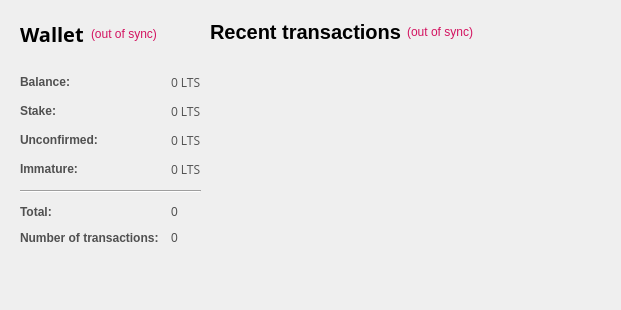
<?xml version="1.0" encoding="UTF-8"?>
<ui version="4.0">
 <class>OverviewPage</class>
 <widget class="QWidget" name="OverviewPage">
  <property name="geometry">
   <rect>
    <x>0</x>
    <y>0</y>
    <width>575</width>
    <height>417</height>
   </rect>
  </property>
  <property name="sizePolicy">
   <sizepolicy hsizetype="Minimum" vsizetype="Preferred">
    <horstretch>0</horstretch>
    <verstretch>0</verstretch>
   </sizepolicy>
  </property>
  <property name="maximumSize">
   <size>
    <width>575</width>
    <height>16777215</height>
   </size>
  </property>
  <property name="windowTitle">
   <string>Form</string>
  </property>
  <property name="styleSheet">
   <string notr="true">color:#505050;
font-family:'Open Sans,sans-serif';</string>
  </property>
  <layout class="QGridLayout" name="gridLayout_2">
   <property name="sizeConstraint">
    <enum>QLayout::SetFixedSize</enum>
   </property>
   <property name="leftMargin">
    <number>11</number>
   </property>
   <property name="horizontalSpacing">
    <number>0</number>
   </property>
   <item row="1" column="1">
    <layout class="QVBoxLayout" name="verticalLayout_3">
     <property name="spacing">
      <number>7</number>
     </property>
     <item>
      <widget class="QFrame" name="frame_2">
       <property name="sizePolicy">
        <sizepolicy hsizetype="Fixed" vsizetype="Preferred">
         <horstretch>0</horstretch>
         <verstretch>0</verstretch>
        </sizepolicy>
       </property>
       <property name="minimumSize">
        <size>
         <width>400</width>
         <height>0</height>
        </size>
       </property>
       <property name="maximumSize">
        <size>
         <width>450</width>
         <height>16777215</height>
        </size>
       </property>
       <layout class="QVBoxLayout" name="verticalLayout">
        <property name="leftMargin">
         <number>0</number>
        </property>
        <item>
         <layout class="QHBoxLayout" name="horizontalLayout_2">
          <item>
           <widget class="QLabel" name="label_4">
            <property name="text">
             <string>&lt;html&gt;&lt;head/&gt;&lt;body&gt;&lt;p&gt;&lt;span style=&quot; font-size:20px; font-weight:600; color:#000000;&quot;&gt;Recent transactions&lt;/span&gt;&lt;/p&gt;&lt;/body&gt;&lt;/html&gt;</string>
            </property>
           </widget>
          </item>
          <item>
           <widget class="QLabel" name="labelTransactionsStatus">
            <property name="toolTip">
             <string>The displayed information may be out of date. Your wallet automatically synchronizes with the Lotuscoin network after a connection is established, but this process has not completed yet.</string>
            </property>
            <property name="styleSheet">
             <string notr="true">QLabel { color: red; }</string>
            </property>
            <property name="text">
             <string notr="true">&lt;html&gt;&lt;head/&gt;&lt;body&gt;&lt;p&gt;&lt;span style=&quot; color:#d31360;&quot;&gt;(out of sync)&lt;/span&gt;&lt;/p&gt;&lt;/body&gt;&lt;/html&gt;</string>
            </property>
            <property name="alignment">
             <set>Qt::AlignRight|Qt::AlignTrailing|Qt::AlignVCenter</set>
            </property>
           </widget>
          </item>
          <item>
           <spacer name="horizontalSpacer">
            <property name="orientation">
             <enum>Qt::Horizontal</enum>
            </property>
            <property name="sizeHint" stdset="0">
             <size>
              <width>40</width>
              <height>20</height>
             </size>
            </property>
           </spacer>
          </item>
         </layout>
        </item>
        <item>
         <spacer name="verticalSpacer_6">
          <property name="orientation">
           <enum>Qt::Vertical</enum>
          </property>
          <property name="sizeType">
           <enum>QSizePolicy::Maximum</enum>
          </property>
          <property name="sizeHint" stdset="0">
           <size>
            <width>20</width>
            <height>13</height>
           </size>
          </property>
         </spacer>
        </item>
        <item>
         <widget class="QListView" name="listTransactions">
          <property name="sizePolicy">
           <sizepolicy hsizetype="Fixed" vsizetype="Expanding">
            <horstretch>0</horstretch>
            <verstretch>0</verstretch>
           </sizepolicy>
          </property>
          <property name="maximumSize">
           <size>
            <width>400</width>
            <height>16777215</height>
           </size>
          </property>
          <property name="styleSheet">
           <string notr="true">QListView { background: transparent;font-size:12px;  }</string>
          </property>
          <property name="frameShape">
           <enum>QFrame::NoFrame</enum>
          </property>
          <property name="verticalScrollBarPolicy">
           <enum>Qt::ScrollBarAlwaysOff</enum>
          </property>
          <property name="horizontalScrollBarPolicy">
           <enum>Qt::ScrollBarAlwaysOff</enum>
          </property>
          <property name="selectionMode">
           <enum>QAbstractItemView::NoSelection</enum>
          </property>
         </widget>
        </item>
       </layout>
      </widget>
     </item>
    </layout>
   </item>
   <item row="1" column="0">
    <layout class="QVBoxLayout" name="verticalLayout_2">
     <property name="spacing">
      <number>1</number>
     </property>
     <item>
      <widget class="QFrame" name="frame">
       <property name="sizePolicy">
        <sizepolicy hsizetype="Fixed" vsizetype="Preferred">
         <horstretch>0</horstretch>
         <verstretch>0</verstretch>
        </sizepolicy>
       </property>
       <property name="maximumSize">
        <size>
         <width>350</width>
         <height>16777215</height>
        </size>
       </property>
       <layout class="QVBoxLayout" name="verticalLayout_4">
        <item>
         <layout class="QHBoxLayout" name="horizontalLayout_4">
          <property name="spacing">
           <number>7</number>
          </property>
          <item>
           <widget class="QLabel" name="label_5">
            <property name="font">
             <font>
              <family>Open Sans,sans-serif</family>
             </font>
            </property>
            <property name="text">
             <string>&lt;html&gt;&lt;head/&gt;&lt;body&gt;&lt;p&gt;&lt;span style=&quot; font-size:20px; font-weight:600; color:#000000;&quot;&gt;Wallet&lt;/span&gt;&lt;/p&gt;&lt;/body&gt;&lt;/html&gt;</string>
            </property>
           </widget>
          </item>
          <item>
           <widget class="QLabel" name="labelWalletStatus">
            <property name="toolTip">
             <string>The displayed information may be out of date. Your wallet automatically synchronizes with the Lotuscoin network after a connection is established, but this process has not completed yet.</string>
            </property>
            <property name="styleSheet">
             <string notr="true">QLabel { color: red; }</string>
            </property>
            <property name="text">
             <string notr="true">&lt;html&gt;&lt;head/&gt;&lt;body&gt;&lt;p&gt;&lt;span style=&quot; color:#d31360;&quot;&gt;(out of sync)&lt;/span&gt;&lt;/p&gt;&lt;/body&gt;&lt;/html&gt;</string>
            </property>
            <property name="alignment">
             <set>Qt::AlignLeading|Qt::AlignLeft|Qt::AlignVCenter</set>
            </property>
           </widget>
          </item>
          <item>
           <spacer name="horizontalSpacer_2">
            <property name="orientation">
             <enum>Qt::Horizontal</enum>
            </property>
            <property name="sizeHint" stdset="0">
             <size>
              <width>40</width>
              <height>20</height>
             </size>
            </property>
           </spacer>
          </item>
         </layout>
        </item>
        <item>
         <spacer name="verticalSpacer_5">
          <property name="orientation">
           <enum>Qt::Vertical</enum>
          </property>
          <property name="sizeType">
           <enum>QSizePolicy::Maximum</enum>
          </property>
          <property name="sizeHint" stdset="0">
           <size>
            <width>20</width>
            <height>20</height>
           </size>
          </property>
         </spacer>
        </item>
        <item>
         <layout class="QFormLayout" name="formLayout_2">
          <property name="fieldGrowthPolicy">
           <enum>QFormLayout::AllNonFixedFieldsGrow</enum>
          </property>
          <property name="horizontalSpacing">
           <number>12</number>
          </property>
          <property name="verticalSpacing">
           <number>12</number>
          </property>
          <item row="0" column="0">
           <widget class="QLabel" name="label">
            <property name="text">
             <string>&lt;html&gt;&lt;head/&gt;&lt;body&gt;&lt;p&gt;&lt;span style=&quot; font-weight:600;&quot;&gt;Balance:&lt;/span&gt;&lt;/p&gt;&lt;/body&gt;&lt;/html&gt;</string>
            </property>
           </widget>
          </item>
          <item row="0" column="1">
           <widget class="QLabel" name="labelBalance">
            <property name="font">
             <font>
              <family>Open Sans,sans-serif</family>
             </font>
            </property>
            <property name="cursor">
             <cursorShape>IBeamCursor</cursorShape>
            </property>
            <property name="toolTip">
             <string>Your current balance</string>
            </property>
            <property name="text">
             <string notr="true">0 LTS</string>
            </property>
            <property name="textInteractionFlags">
             <set>Qt::LinksAccessibleByMouse|Qt::TextSelectableByKeyboard|Qt::TextSelectableByMouse</set>
            </property>
           </widget>
          </item>
          <item row="1" column="0">
           <widget class="QLabel" name="label_6">
            <property name="text">
             <string>&lt;html&gt;&lt;head/&gt;&lt;body&gt;&lt;p&gt;&lt;span style=&quot; font-weight:600;&quot;&gt;Stake:&lt;/span&gt;&lt;/p&gt;&lt;/body&gt;&lt;/html&gt;</string>
            </property>
           </widget>
          </item>
          <item row="1" column="1">
           <widget class="QLabel" name="labelStake">
            <property name="font">
             <font>
              <family>Open Sans,sans-serif</family>
             </font>
            </property>
            <property name="cursor">
             <cursorShape>IBeamCursor</cursorShape>
            </property>
            <property name="toolTip">
             <string>Total of coins that was staked, and do not yet count toward the current balance</string>
            </property>
            <property name="text">
             <string notr="true">0 LTS</string>
            </property>
            <property name="textInteractionFlags">
             <set>Qt::LinksAccessibleByMouse|Qt::TextSelectableByKeyboard|Qt::TextSelectableByMouse</set>
            </property>
           </widget>
          </item>
          <item row="2" column="0">
           <widget class="QLabel" name="label_3">
            <property name="text">
             <string>&lt;html&gt;&lt;head/&gt;&lt;body&gt;&lt;p&gt;&lt;span style=&quot; font-weight:600;&quot;&gt;Unconfirmed:&lt;/span&gt;&lt;/p&gt;&lt;/body&gt;&lt;/html&gt;</string>
            </property>
           </widget>
          </item>
          <item row="2" column="1">
           <widget class="QLabel" name="labelUnconfirmed">
            <property name="font">
             <font>
              <family>Open Sans,sans-serif</family>
             </font>
            </property>
            <property name="cursor">
             <cursorShape>IBeamCursor</cursorShape>
            </property>
            <property name="toolTip">
             <string>Total of transactions that have yet to be confirmed, and do not yet count toward the current balance</string>
            </property>
            <property name="text">
             <string notr="true">0 LTS</string>
            </property>
            <property name="textInteractionFlags">
             <set>Qt::LinksAccessibleByMouse|Qt::TextSelectableByKeyboard|Qt::TextSelectableByMouse</set>
            </property>
           </widget>
          </item>
          <item row="3" column="0">
           <widget class="QLabel" name="labelImmatureText">
            <property name="text">
             <string>&lt;html&gt;&lt;head/&gt;&lt;body&gt;&lt;p&gt;&lt;span style=&quot; font-weight:600;&quot;&gt;Immature:&lt;/span&gt;&lt;/p&gt;&lt;/body&gt;&lt;/html&gt;</string>
            </property>
           </widget>
          </item>
          <item row="3" column="1">
           <widget class="QLabel" name="labelImmature">
            <property name="font">
             <font>
              <family>Open Sans,sans-serif</family>
             </font>
            </property>
            <property name="toolTip">
             <string>Mined balance that has not yet matured</string>
            </property>
            <property name="text">
             <string notr="true">0 LTS</string>
            </property>
            <property name="textInteractionFlags">
             <set>Qt::LinksAccessibleByMouse|Qt::TextSelectableByKeyboard|Qt::TextSelectableByMouse</set>
            </property>
           </widget>
          </item>
          <item row="5" column="0">
           <widget class="QLabel" name="label_10">
            <property name="text">
             <string>&lt;html&gt;&lt;head/&gt;&lt;body&gt;&lt;p&gt;&lt;span style=&quot; font-weight:600;&quot;&gt;Total:&lt;/span&gt;&lt;/p&gt;&lt;/body&gt;&lt;/html&gt;</string>
            </property>
           </widget>
          </item>
          <item row="5" column="1">
           <widget class="QLabel" name="labelTotal">
            <property name="toolTip">
             <string>Total number of transactions in wallet</string>
            </property>
            <property name="text">
             <string notr="true">0</string>
            </property>
           </widget>
          </item>
          <item row="6" column="0">
           <widget class="QLabel" name="label_2">
            <property name="text">
             <string>&lt;html&gt;&lt;head/&gt;&lt;body&gt;&lt;p&gt;&lt;span style=&quot; font-weight:600;&quot;&gt;Number of transactions:&lt;/span&gt;&lt;/p&gt;&lt;/body&gt;&lt;/html&gt;</string>
            </property>
           </widget>
          </item>
          <item row="6" column="1">
           <widget class="QLabel" name="labelNumTransactions">
            <property name="toolTip">
             <string>Total number of transactions in wallet</string>
            </property>
            <property name="text">
             <string notr="true">0</string>
            </property>
           </widget>
          </item>
          <item row="4" column="0" colspan="2">
           <widget class="Line" name="line">
            <property name="sizePolicy">
             <sizepolicy hsizetype="Expanding" vsizetype="Fixed">
              <horstretch>140</horstretch>
              <verstretch>0</verstretch>
             </sizepolicy>
            </property>
            <property name="orientation">
             <enum>Qt::Horizontal</enum>
            </property>
           </widget>
          </item>
         </layout>
        </item>
        <item>
         <layout class="QVBoxLayout" name="verticalLayout_6">
          <item>
           <spacer name="verticalSpacer">
            <property name="orientation">
             <enum>Qt::Vertical</enum>
            </property>
            <property name="sizeType">
             <enum>QSizePolicy::Fixed</enum>
            </property>
            <property name="sizeHint" stdset="0">
             <size>
              <width>20</width>
              <height>10</height>
             </size>
            </property>
           </spacer>
          </item>
          <item>
           <widget class="QLabel" name="camel">
            <property name="styleSheet">
             <string notr="true"/>
            </property>
            <property name="text">
             <string/>
            </property>
           </widget>
          </item>
          <item>
           <spacer name="verticalSpacer_3">
            <property name="orientation">
             <enum>Qt::Vertical</enum>
            </property>
            <property name="sizeType">
             <enum>QSizePolicy::Expanding</enum>
            </property>
            <property name="sizeHint" stdset="0">
             <size>
              <width>20</width>
              <height>15</height>
             </size>
            </property>
           </spacer>
          </item>
         </layout>
        </item>
       </layout>
      </widget>
     </item>
    </layout>
   </item>
  </layout>
 </widget>
 <resources/>
 <connections/>
</ui>
